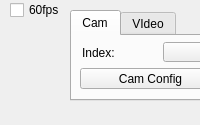
  <widget class="QDockWidget" name="gameSetDock">
   <property name="sizePolicy">
    <sizepolicy hsizetype="Maximum" vsizetype="Preferred">
     <horstretch>0</horstretch>
     <verstretch>0</verstretch>
    </sizepolicy>
   </property>
   <property name="minimumSize">
    <size>
     <width>200</width>
     <height>125</height>
    </size>
   </property>
   <property name="maximumSize">
    <size>
     <width>524287</width>
     <height>125</height>
    </size>
   </property>
   <property name="contextMenuPolicy">
    <enum>Qt::DefaultContextMenu</enum>
   </property>
   <property name="accessibleName">
    <string>teste</string>
   </property>
   <property name="accessibleDescription">
    <string>teste2</string>
   </property>
   <property name="features">
    <set>QDockWidget::DockWidgetMovable</set>
   </property>
   <property name="allowedAreas">
    <set>Qt::BottomDockWidgetArea|Qt::LeftDockWidgetArea|Qt::RightDockWidgetArea</set>
   </property>
   <property name="windowTitle">
    <string>Info</string>
   </property>
   <attribute name="dockWidgetArea">
    <number>8</number>
   </attribute>
   <widget class="QWidget" name="gameSetDockContents">
    <widget class="QGroupBox" name="robot1Info">
     <property name="geometry">
      <rect>
       <x>458</x>
       <y>-17</y>
       <width>192</width>
       <height>118</height>
      </rect>
     </property>
     <property name="title">
      <string/>
     </property>
     <property name="flat">
      <bool>false</bool>
     </property>
     <property name="checkable">
      <bool>false</bool>
     </property>
     <widget class="QLabel" name="robot1PosLabel">
      <property name="geometry">
       <rect>
        <x>8</x>
        <y>60</y>
        <width>31</width>
        <height>17</height>
       </rect>
      </property>
      <property name="text">
       <string>Pos</string>
      </property>
     </widget>
     <widget class="QLabel" name="robot1SpeedLabel">
      <property name="geometry">
       <rect>
        <x>51</x>
        <y>78</y>
        <width>61</width>
        <height>17</height>
       </rect>
      </property>
      <property name="text">
       <string>100, 100</string>
      </property>
     </widget>
     <widget class="QLabel" name="robot1Icon">
      <property name="geometry">
       <rect>
        <x>8</x>
        <y>30</y>
        <width>31</width>
        <height>21</height>
       </rect>
      </property>
      <property name="text">
       <string/>
      </property>
      <property name="pixmap">
       <pixmap resource="iconTools/icontools.qrc">:/image/icon/021-keyboard-key-1.png</pixmap>
      </property>
      <property name="scaledContents">
       <bool>true</bool>
      </property>
     </widget>
     <widget class="QLabel" name="robot1DirLabel">
      <property name="geometry">
       <rect>
        <x>10</x>
        <y>96</y>
        <width>31</width>
        <height>17</height>
       </rect>
      </property>
      <property name="text">
       <string>Dir</string>
      </property>
     </widget>
     <widget class="QLabel" name="robot1SpdLabel">
      <property name="geometry">
       <rect>
        <x>9</x>
        <y>78</y>
        <width>31</width>
        <height>17</height>
       </rect>
      </property>
      <property name="text">
       <string>Spd</string>
      </property>
     </widget>
     <widget class="QLabel" name="robot1Role">
      <property name="geometry">
       <rect>
        <x>118</x>
        <y>63</y>
        <width>51</width>
        <height>51</height>
       </rect>
      </property>
      <property name="text">
       <string/>
      </property>
      <property name="pixmap">
       <pixmap resource="iconTools/icontools.qrc">:/image/icon/024-attacker.png</pixmap>
      </property>
      <property name="scaledContents">
       <bool>true</bool>
      </property>
     </widget>
     <widget class="QComboBox" name="robot_1_secondaryColorComboBox">
      <property name="geometry">
       <rect>
        <x>52</x>
        <y>30</y>
        <width>61</width>
        <height>24</height>
       </rect>
      </property>
      <property name="autoFillBackground">
       <bool>true</bool>
      </property>
      <property name="iconSize">
       <size>
        <width>50</width>
        <height>16</height>
       </size>
      </property>
     </widget>
     <widget class="QLabel" name="robot1PositionLabel">
      <property name="geometry">
       <rect>
        <x>51</x>
        <y>60</y>
        <width>61</width>
        <height>17</height>
       </rect>
      </property>
      <property name="text">
       <string>100, 100</string>
      </property>
     </widget>
     <widget class="QProgressBar" name="robot1Battery">
      <property name="geometry">
       <rect>
        <x>123</x>
        <y>30</y>
        <width>61</width>
        <height>23</height>
       </rect>
      </property>
      <property name="value">
       <number>100</number>
      </property>
      <property name="textVisible">
       <bool>false</bool>
      </property>
      <property name="textDirection">
       <enum>QProgressBar::TopToBottom</enum>
      </property>
     </widget>
     <widget class="QLabel" name="robot1DIrectionLabel">
      <property name="geometry">
       <rect>
        <x>51</x>
        <y>96</y>
        <width>61</width>
        <height>17</height>
       </rect>
      </property>
      <property name="text">
       <string>100, 100</string>
      </property>
     </widget>
    </widget>
    <widget class="QTabWidget" name="sourceTab">
     <property name="geometry">
      <rect>
       <x>70</x>
       <y>10</y>
       <width>192</width>
       <height>91</height>
      </rect>
     </property>
     <property name="sizePolicy">
      <sizepolicy hsizetype="Expanding" vsizetype="Expanding">
       <horstretch>0</horstretch>
       <verstretch>0</verstretch>
      </sizepolicy>
     </property>
     <property name="currentIndex">
      <number>0</number>
     </property>
     <property name="tabsClosable">
      <bool>false</bool>
     </property>
     <widget class="QWidget" name="camTab">
      <attribute name="title">
       <string>Cam</string>
      </attribute>
      <widget class="QPushButton" name="cameraConfigPushButton">
       <property name="enabled">
        <bool>true</bool>
       </property>
       <property name="geometry">
        <rect>
         <x>8</x>
         <y>32</y>
         <width>141</width>
         <height>21</height>
        </rect>
       </property>
       <property name="text">
        <string>Cam Config</string>
       </property>
       <property name="autoDefault">
        <bool>false</bool>
       </property>
       <property name="default">
        <bool>false</bool>
       </property>
       <property name="flat">
        <bool>false</bool>
       </property>
      </widget>
      <widget class="QComboBox" name="cameraIndexComboBox">
       <property name="enabled">
        <bool>true</bool>
       </property>
       <property name="geometry">
        <rect>
         <x>91</x>
         <y>6</y>
         <width>61</width>
         <height>20</height>
        </rect>
       </property>
       <property name="editable">
        <bool>false</bool>
       </property>
      </widget>
      <widget class="QLabel" name="cameraIndexLabel">
       <property name="enabled">
        <bool>true</bool>
       </property>
       <property name="geometry">
        <rect>
         <x>10</x>
         <y>8</y>
         <width>51</width>
         <height>16</height>
        </rect>
       </property>
       <property name="text">
        <string>Index:</string>
       </property>
       <property name="alignment">
        <set>Qt::AlignBottom|Qt::AlignLeading|Qt::AlignLeft</set>
       </property>
      </widget>
     </widget>
     <widget class="QWidget" name="videoTab">
      <attribute name="title">
       <string>VIdeo</string>
      </attribute>
      <widget class="QLabel" name="videoFileNameLabel">
       <property name="enabled">
        <bool>true</bool>
       </property>
       <property name="geometry">
        <rect>
         <x>5</x>
         <y>4</y>
         <width>181</width>
         <height>20</height>
        </rect>
       </property>
       <property name="text">
        <string>videoFileName</string>
       </property>
      </widget>
      <widget class="QPushButton" name="videoPathBrowsePushButton">
       <property name="enabled">
        <bool>true</bool>
       </property>
       <property name="geometry">
        <rect>
         <x>35</x>
         <y>30</y>
         <width>121</width>
         <height>21</height>
        </rect>
       </property>
       <property name="text">
        <string>Browse..</string>
       </property>
      </widget>
     </widget>
    </widget>
    <widget class="QGroupBox" name="view3DgroupBox">
     <property name="geometry">
      <rect>
       <x>270</x>
       <y>20</y>
       <width>192</width>
       <height>81</height>
      </rect>
     </property>
     <property name="title">
      <string>View Options</string>
     </property>
     <widget class="QPushButton" name="rolePotentialField3dPushButton">
      <property name="geometry">
       <rect>
        <x>117</x>
        <y>27</y>
        <width>61</width>
        <height>51</height>
       </rect>
      </property>
      <property name="text">
       <string/>
      </property>
      <property name="iconSize">
       <size>
        <width>32</width>
        <height>32</height>
       </size>
      </property>
     </widget>
     <widget class="QCheckBox" name="checkBox">
      <property name="geometry">
       <rect>
        <x>10</x>
        <y>56</y>
        <width>101</width>
        <height>23</height>
       </rect>
      </property>
      <property name="text">
       <string>Update 3D</string>
      </property>
     </widget>
     <widget class="QLabel" name="label_2">
      <property name="geometry">
       <rect>
        <x>9</x>
        <y>34</y>
        <width>91</width>
        <height>17</height>
       </rect>
      </property>
      <property name="text">
       <string>Select Role</string>
      </property>
     </widget>
    </widget>
    <widget class="QGroupBox" name="robot2Info">
     <property name="geometry">
      <rect>
       <x>659</x>
       <y>-19</y>
       <width>192</width>
       <height>118</height>
      </rect>
     </property>
     <property name="title">
      <string/>
     </property>
     <widget class="QLabel" name="robot2PosLabel">
      <property name="geometry">
       <rect>
        <x>10</x>
        <y>60</y>
        <width>31</width>
        <height>17</height>
       </rect>
      </property>
      <property name="text">
       <string>Pos</string>
      </property>
     </widget>
     <widget class="QProgressBar" name="robot2Battery">
      <property name="geometry">
       <rect>
        <x>123</x>
        <y>30</y>
        <width>61</width>
        <height>23</height>
       </rect>
      </property>
      <property name="value">
       <number>100</number>
      </property>
      <property name="textVisible">
       <bool>false</bool>
      </property>
     </widget>
     <widget class="QLabel" name="robot2DirectionLabel">
      <property name="geometry">
       <rect>
        <x>54</x>
        <y>96</y>
        <width>61</width>
        <height>17</height>
       </rect>
      </property>
      <property name="text">
       <string>100, 100</string>
      </property>
     </widget>
     <widget class="QLabel" name="robot2DirLabel">
      <property name="geometry">
       <rect>
        <x>12</x>
        <y>96</y>
        <width>31</width>
        <height>17</height>
       </rect>
      </property>
      <property name="text">
       <string>Dir</string>
      </property>
     </widget>
     <widget class="QLabel" name="robot2SpeedLabel">
      <property name="geometry">
       <rect>
        <x>54</x>
        <y>78</y>
        <width>61</width>
        <height>17</height>
       </rect>
      </property>
      <property name="text">
       <string>100, 100</string>
      </property>
     </widget>
     <widget class="QLabel" name="robot2Role">
      <property name="geometry">
       <rect>
        <x>124</x>
        <y>60</y>
        <width>51</width>
        <height>51</height>
       </rect>
      </property>
      <property name="text">
       <string/>
      </property>
      <property name="pixmap">
       <pixmap resource="iconTools/icontools.qrc">:/image/icon/026-goalkeeper.png</pixmap>
      </property>
      <property name="scaledContents">
       <bool>true</bool>
      </property>
     </widget>
     <widget class="QLabel" name="robot2PositionLabel">
      <property name="geometry">
       <rect>
        <x>54</x>
        <y>60</y>
        <width>61</width>
        <height>17</height>
       </rect>
      </property>
      <property name="text">
       <string>100, 100</string>
      </property>
     </widget>
     <widget class="QLabel" name="robot2Icon">
      <property name="geometry">
       <rect>
        <x>10</x>
        <y>30</y>
        <width>31</width>
        <height>21</height>
       </rect>
      </property>
      <property name="text">
       <string/>
      </property>
      <property name="pixmap">
       <pixmap resource="iconTools/icontools.qrc">:/image/icon/023-keyboard-key-with-number-2.png</pixmap>
      </property>
      <property name="scaledContents">
       <bool>true</bool>
      </property>
     </widget>
     <widget class="QComboBox" name="robot_2_secondaryColorComboBox">
      <property name="geometry">
       <rect>
        <x>52</x>
        <y>30</y>
        <width>61</width>
        <height>25</height>
       </rect>
      </property>
      <property name="iconSize">
       <size>
        <width>50</width>
        <height>16</height>
       </size>
      </property>
     </widget>
     <widget class="QLabel" name="robot2SpdLabel">
      <property name="geometry">
       <rect>
        <x>11</x>
        <y>78</y>
        <width>31</width>
        <height>17</height>
       </rect>
      </property>
      <property name="text">
       <string>Spd</string>
      </property>
     </widget>
    </widget>
    <widget class="QGroupBox" name="robot3Info">
     <property name="geometry">
      <rect>
       <x>860</x>
       <y>-19</y>
       <width>192</width>
       <height>118</height>
      </rect>
     </property>
     <property name="title">
      <string/>
     </property>
     <widget class="QLabel" name="robot3PosLabel">
      <property name="geometry">
       <rect>
        <x>10</x>
        <y>60</y>
        <width>31</width>
        <height>17</height>
       </rect>
      </property>
      <property name="text">
       <string>Pos</string>
      </property>
     </widget>
     <widget class="QProgressBar" name="robot3Battery">
      <property name="geometry">
       <rect>
        <x>123</x>
        <y>30</y>
        <width>61</width>
        <height>23</height>
       </rect>
      </property>
      <property name="value">
       <number>100</number>
      </property>
      <property name="textVisible">
       <bool>false</bool>
      </property>
     </widget>
     <widget class="QLabel" name="robot3DirLabel">
      <property name="geometry">
       <rect>
        <x>11</x>
        <y>95</y>
        <width>31</width>
        <height>17</height>
       </rect>
      </property>
      <property name="text">
       <string>Dir</string>
      </property>
     </widget>
     <widget class="QLabel" name="robot3SpdLabel">
      <property name="geometry">
       <rect>
        <x>11</x>
        <y>78</y>
        <width>31</width>
        <height>17</height>
       </rect>
      </property>
      <property name="text">
       <string>Spd</string>
      </property>
     </widget>
     <widget class="QComboBox" name="robot_3_secondaryColorComboBox">
      <property name="geometry">
       <rect>
        <x>52</x>
        <y>30</y>
        <width>61</width>
        <height>25</height>
       </rect>
      </property>
      <property name="iconSize">
       <size>
        <width>50</width>
        <height>16</height>
       </size>
      </property>
     </widget>
     <widget class="QLabel" name="robot3DIrectionLabel">
      <property name="geometry">
       <rect>
        <x>54</x>
        <y>96</y>
        <width>61</width>
        <height>17</height>
       </rect>
      </property>
      <property name="text">
       <string>100, 100</string>
      </property>
     </widget>
     <widget class="QLabel" name="robot3SpeedLabel">
      <property name="geometry">
       <rect>
        <x>54</x>
        <y>78</y>
        <width>61</width>
        <height>17</height>
       </rect>
      </property>
      <property name="text">
       <string>100, 100</string>
      </property>
     </widget>
     <widget class="QLabel" name="robot3Role">
      <property name="geometry">
       <rect>
        <x>121</x>
        <y>62</y>
        <width>51</width>
        <height>51</height>
       </rect>
      </property>
      <property name="text">
       <string/>
      </property>
      <property name="pixmap">
       <pixmap resource="iconTools/icontools.qrc">:/image/icon/025-defender.png</pixmap>
      </property>
      <property name="scaledContents">
       <bool>true</bool>
      </property>
     </widget>
     <widget class="QLabel" name="robot3Icon">
      <property name="geometry">
       <rect>
        <x>10</x>
        <y>30</y>
        <width>31</width>
        <height>21</height>
       </rect>
      </property>
      <property name="text">
       <string/>
      </property>
      <property name="pixmap">
       <pixmap resource="iconTools/icontools.qrc">:/image/icon/022-number-3-key-on-keyboard.png</pixmap>
      </property>
      <property name="scaledContents">
       <bool>true</bool>
      </property>
     </widget>
     <widget class="QLabel" name="robot3PositionLabel">
      <property name="geometry">
       <rect>
        <x>54</x>
        <y>60</y>
        <width>61</width>
        <height>17</height>
       </rect>
      </property>
      <property name="text">
       <string>100, 100</string>
      </property>
     </widget>
    </widget>
    <widget class="QGroupBox" name="view2DgroupBox">
     <property name="geometry">
      <rect>
       <x>270</x>
       <y>20</y>
       <width>192</width>
       <height>81</height>
      </rect>
     </property>
     <property name="title">
      <string>View Options</string>
     </property>
     <widget class="QComboBox" name="visualizationComboBox">
      <property name="geometry">
       <rect>
        <x>10</x>
        <y>28</y>
        <width>171</width>
        <height>20</height>
       </rect>
      </property>
      <property name="sizeAdjustPolicy">
       <enum>QComboBox::AdjustToMinimumContentsLength</enum>
      </property>
      <property name="frame">
       <bool>false</bool>
      </property>
      <item>
       <property name="text">
        <string>Original</string>
       </property>
      </item>
     </widget>
     <widget class="QCheckBox" name="planning">
      <property name="geometry">
       <rect>
        <x>10</x>
        <y>50</y>
        <width>92</width>
        <height>23</height>
       </rect>
      </property>
      <property name="text">
       <string>Planning</string>
      </property>
     </widget>
    </widget>
    <widget class="QCheckBox" name="fps_checkBox">
     <property name="enabled">
      <bool>true</bool>
     </property>
     <property name="geometry">
      <rect>
       <x>10</x>
       <y>0</y>
       <width>61</width>
       <height>20</height>
      </rect>
     </property>
     <property name="text">
      <string>60fps</string>
     </property>
     <property name="checkable">
      <bool>true</bool>
     </property>
     <property name="checked">
      <bool>false</bool>
     </property>
    </widget>
    <widget class="QLabel" name="LonelyPlayer">
     <property name="geometry">
      <rect>
       <x>1060</x>
       <y>0</y>
       <width>121</width>
       <height>17</height>
      </rect>
     </property>
     <property name="text">
      <string>LonelyPlayer's role</string>
     </property>
    </widget>
    <widget class="QComboBox" name="LonelyPlayerRole">
     <property name="geometry">
      <rect>
       <x>1060</x>
       <y>20</y>
       <width>86</width>
       <height>25</height>
      </rect>
     </property>
     <item>
      <property name="text">
       <string>NULL</string>
      </property>
     </item>
     <item>
      <property name="text">
       <string>Attacker</string>
      </property>
     </item>
     <item>
      <property name="text">
       <string>Defender</string>
      </property>
     </item>
     <item>
      <property name="text">
       <string>GoalKeeper</string>
      </property>
     </item>
    </widget>
    <widget class="QCheckBox" name="static_decisions_checkbox">
     <property name="geometry">
      <rect>
       <x>1060</x>
       <y>50</y>
       <width>121</width>
       <height>23</height>
      </rect>
     </property>
     <property name="text">
      <string>staticDecisions</string>
     </property>
    </widget>
    <widget class="QCheckBox" name="bezierlines_checkbox">
     <property name="geometry">
      <rect>
       <x>1060</x>
       <y>80</y>
       <width>131</width>
       <height>23</height>
      </rect>
     </property>
     <property name="text">
      <string>LinesDefender</string>
     </property>
    </widget>
    <widget class="QLabel" name="CameraDistortion">
     <property name="geometry">
      <rect>
       <x>1190</x>
       <y>0</y>
       <width>119</width>
       <height>17</height>
      </rect>
     </property>
     <property name="text">
      <string>Camera Distortion</string>
     </property>
    </widget>
    <widget class="QComboBox" name="DistortionComboBox">
     <property name="geometry">
      <rect>
       <x>1190</x>
       <y>20</y>
       <width>86</width>
       <height>25</height>
      </rect>
     </property>
     <item>
      <property name="text">
       <string>NULL</string>
      </property>
     </item>
     <item>
      <property name="text">
       <string>ELP-USB</string>
      </property>
     </item>
    </widget>
   </widget>
  </widget>
